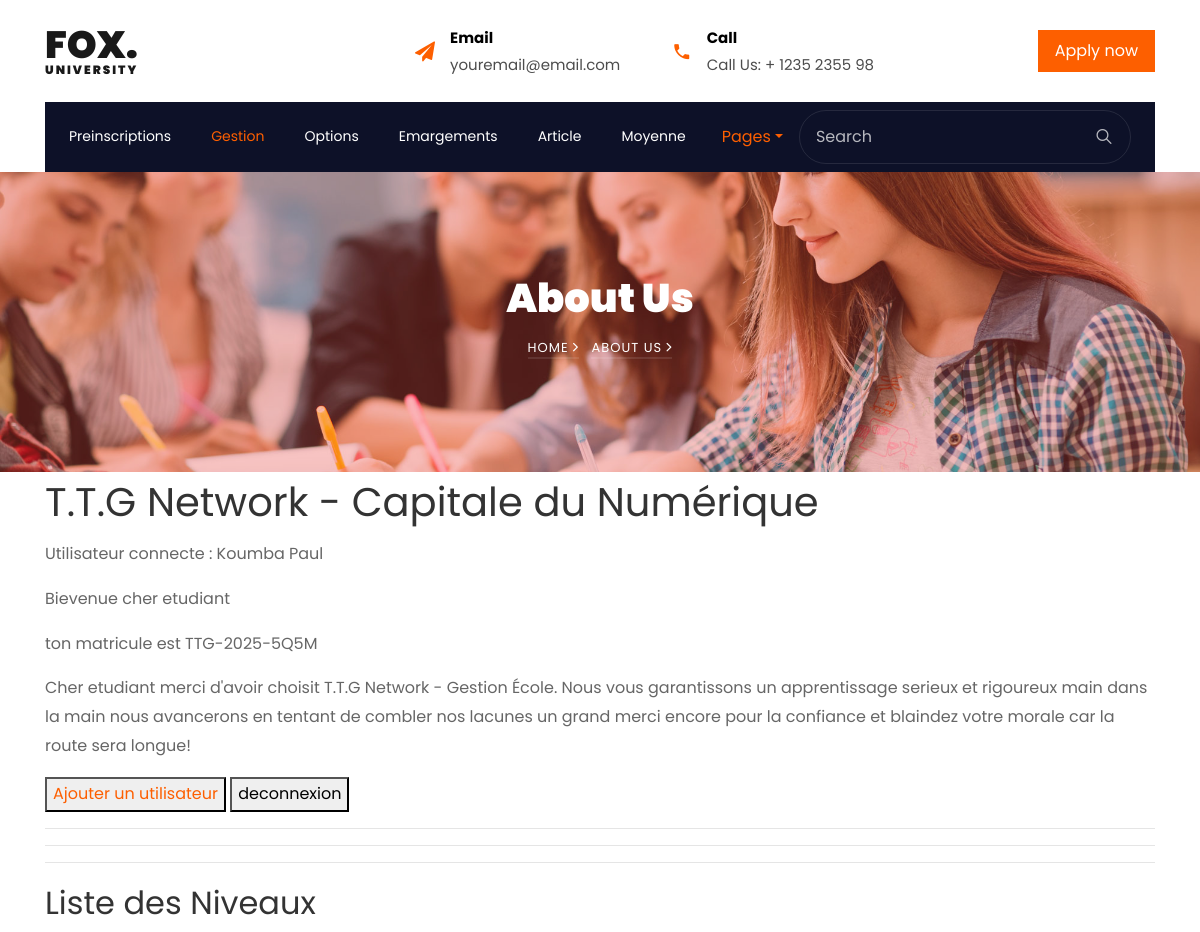
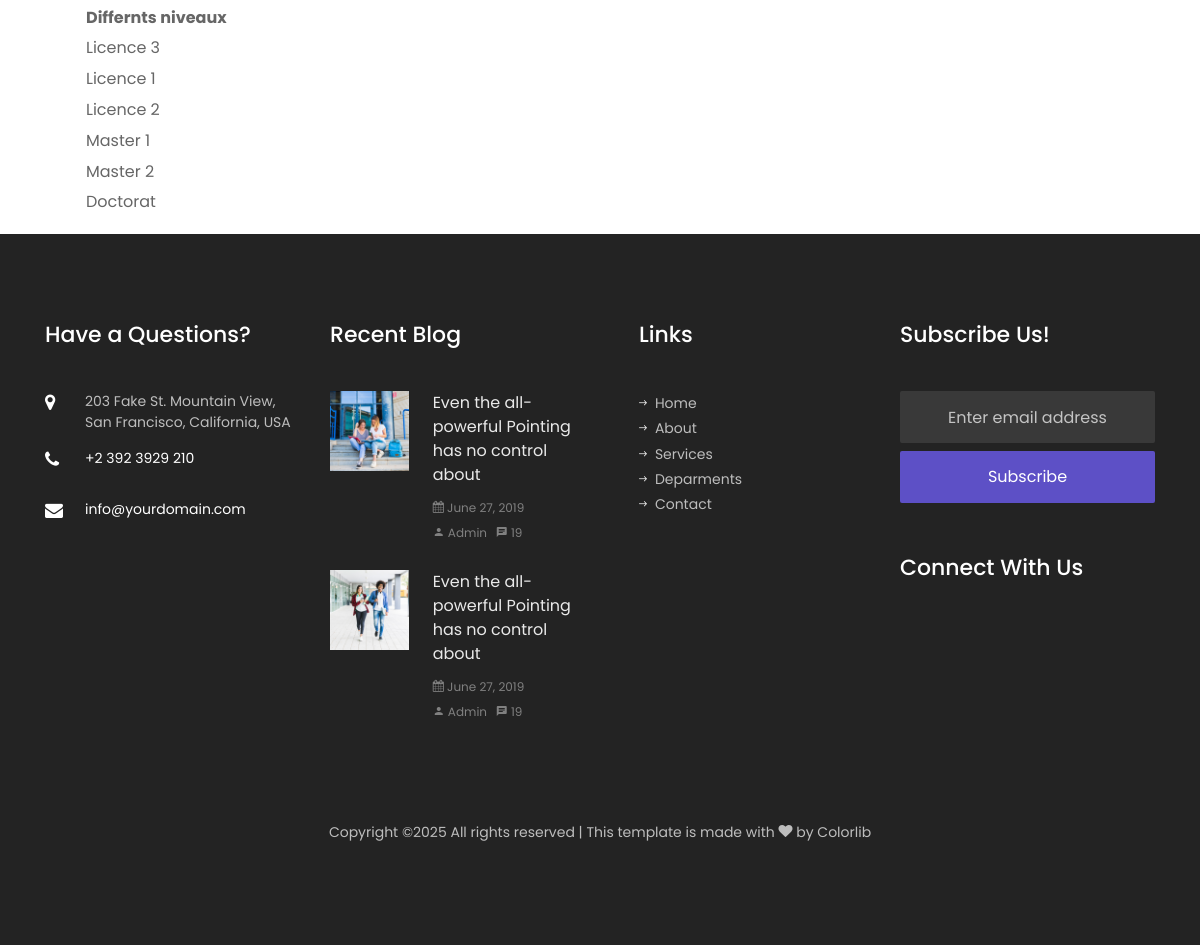
Screenshot of /niveau (signed in) with the database file from the repository (2 pictures, top to bottom).
### Projet_annee/models.py (models this page shows, shortened)
class User(AbstractUser):
    ROLES = (
        ('admin', 'Administrateur'),
        ('formateur', 'Formateur'),
        ('etudiant', 'Étudiant'),
        ('parent', 'Parent'),
    )
    role = models.CharField(max_length=20, choices=ROLES)
    code_formateur = models.CharField(max_length=10, unique=True, null=True, blank=True)
    code_parent = models.CharField(max_length=10, unique=True, null=True, blank=True)
    matricule = models.CharField(max_length=30, unique=True, null=True, blank=True)

class Niveau(models.Model):
    nom = models.CharField(max_length=50)

### Projet_annee/views.py (the view)
# urls.py: path('niveau', views.niveaux_view, name='niveau'),
@login_required
def niveaux_view(request):
    niveaux = Niveau.objects.all()
    return render(request, 'liste_niveaux.html', {'niveaux': niveaux})

### Projet_annee/templates/liste_niveaux.html (shortened to what this page needs)
{% extends "base.html" %}
{% block content %}
  <hr>
  <h2>Liste des Niveaux</h2>
  <ul>
      <table>
        <tr>
          <th>Differnts niveaux</th>
        </tr>
         {% for niveau in niveaux %}
        <tr>
          <td>{{ niveau.nom }}</td>
        </tr>
         {% endfor %}
      </table>
  </ul>
{% endblock %}

### Projet_annee/templates/base.html (shortened to what this page needs)
<!DOCTYPE html>
{% load static  %}
<html lang="en">
  <head>
    <link rel="stylesheet" href="{% static 'css/open-iconic-bootstrap.min.css' %}">
    <link rel="stylesheet" href="{% static 'css/animate.css' %}">
    <link rel="stylesheet" href="{% static 'css/owl.carousel.min.css' %}">
    <link rel="stylesheet" href="{% static 'css/owl.theme.default.min.css' %}">
    <link rel="stylesheet" href="{% static 'css/magnific-popup.css' %}">
    <link rel="stylesheet" href="{% static 'css/aos.css' %}">
    <link rel="stylesheet" href="{% static 'css/ionicons.min.css' %}">
    <link rel="stylesheet" href="{% static 'css/flaticon.css' %}">
    <link rel="stylesheet" href="{% static 'css/icomoon.css' %}">
    <link rel="stylesheet" href="{% static 'css/style.css' %}">
  </head>
  <body>
	  <div class="bg-top navbar-light">
    	<div class="container">
    		<div class="row no-gutters d-flex align-items-center align-items-stretch">
    			<div class="col-md-4 d-flex align-items-center py-4">
    				<a class="navbar-brand" href="index.html">Fox. <span>University</span></a>
    			</div>
	    		<div class="col-lg-8 d-block">
		    		<div class="row d-flex">
					    <div class="col-md d-flex topper align-items-center align-items-stretch py-md-4">
					    	<div class="icon d-flex justify-content-center align-items-center"><span class="icon-paper-plane"></span></div>
					    	<div class="text">
					    		<span>Email</span>
						    	<span>youremail@email.com</span>
						    </div>
					    </div>
					    <div class="col-md d-flex topper align-items-center align-items-stretch py-md-4">
					    	<div class="icon d-flex justify-content-center align-items-center"><span class="icon-phone2"></span></div>
						    <div class="text">
						    	<span>Call</span>
						    	<span>Call Us: + 1235 2355 98</span>
						    </div>
					    </div>
					    <div class="col-md topper d-flex align-items-center justify-content-end">
					    	<p class="mb-0">
					    		<a href="#" class="btn py-2 px-3 btn-primary d-flex align-items-center justify-content-center">
					    			<span>Apply now</span>
					    		</a>
					    	</p>
					    </div>
				    </div>
			    </div>
		    </div>
		  </div>
    </div>
	  <nav class="navbar navbar-expand-lg navbar-dark bg-dark ftco-navbar-light" id="ftco-navbar">
	    <div class="container d-flex align-items-center px-4">
	      <form action="#" class="searchform order-lg-last">
          <div class="form-group d-flex">
            <input type="text" class="form-control pl-3" placeholder="Search">
            <button type="submit" placeholder="" class="form-control search"><span class="ion-ios-search"></span></button>
          </div>
        </form>
	      <div class="collapse navbar-collapse" id="ftco-nav">
	        <ul class="navbar-nav mr-auto">
	        	<li class="nav-item"><a href="{% url 'preinscription' %}" class="nav-link pl-0">Preinscriptions</a></li>
	        	<li class="nav-item active"><a href="{% url 'admin:index' %}" class="nav-link">Gestion</a></li>
	        	<li class="nav-item"><a href="{% url 'options' %}" class="nav-link">Options</a></li>
	        	<li class="nav-item"><a href="{% url 'liste_emargements' %}" class="nav-link">Emargements</a></li>
	        	<li class="nav-item"><a href="{% url 'article' %}" class="nav-link">Article</a></li>
	          <li class="nav-item"><a href="{% url 'recherche_moyenne' %}" class="nav-link">Moyenne</a></li>
	        </ul>
	      </div>
        <div class="nav-item dropdown">
                    <a href="#" class="nav-link dropdown-toggle" data-bs-toggle="dropdown">Pages</a>
	    </div>
	  </nav>
    <section class="hero-wrap hero-wrap-2" style="background-image: url('static/images/bg_1.jpg');">
      <div class="overlay"></div>
      <div class="container">
        <div class="row no-gutters slider-text align-items-center justify-content-center">
          <div class="col-md-9 ftco-animate text-center">
            <h1 class="mb-2 bread">About Us</h1>
            <p class="breadcrumbs"><span class="mr-2"><a href="index.html">Home <i class="ion-ios-arrow-forward"></i></a></span> <span>About us <i class="ion-ios-arrow-forward"></i></span></p>
          </div>
        </div>
      </div>
    </section>
      <section>
          <div class="container border:10px-solid-black ">
    <header>
      <h1>T.T.G Network - Capitale du Numérique</h1>
      <main>
          <p>Utilisateur connecte : {{user}}</p>
            {% if user.is_authenticated %}
            {% if user.role %}
            <p>Bievenue cher {{user.role}} </p>
            {% else %}
            <p>Bievenue cher Admin </p>
            {% endif %}
              {% if user.matricule %}
              <p>ton matricule est {{user.matricule}}</p>
              <p>
                  Cher etudiant merci d'avoir choisit T.T.G Network - Gestion École.
                  Nous vous garantissons un apprentissage serieux et rigoureux main dans
                  la main nous avancerons en tentant de combler nos lacunes un grand merci
                  encore pour la confiance et blaindez votre morale car la route sera longue!
              </p>
              {% endif %}
            {% endif %}
          <button><a href="{% url 'urlregister' %}">Ajouter un utilisateur</a></button>
          <a href="{% url 'urllogout' %}"><button>deconnexion</button></a>
          <hr>
          <hr>
        </main>
    </header>
      </section>
        <div class="container">
          {% block content %}{% endblock %}
        </div>
      <footer class="ftco-footer ftco-bg-dark ftco-section">
      <div class="container">
        <div class="row mb-5">
          <div class="col-md-6 col-lg-3">
            <div class="ftco-footer-widget mb-5">
            	<h2 class="ftco-heading-2">Have a Questions?</h2>
            	<div class="block-23 mb-3">
	              <ul>
	                <li><span class="icon icon-map-marker"></span><span class="text">203 Fake St. Mountain View, San Francisco, California, USA</span></li>
	                <li><a href="#"><span class="icon icon-phone"></span><span class="text">+2 392 3929 210</span></a></li>
	                <li><a href="#"><span class="icon icon-envelope"></span><span class="text">info@yourdomain.com</span></a></li>
	              </ul>
	            </div>
            </div>
          </div>
          <div class="col-md-6 col-lg-3">
            <div class="ftco-footer-widget mb-5">
              <h2 class="ftco-heading-2">Recent Blog</h2>
              <div class="block-21 mb-4 d-flex">
                <a class="blog-img mr-4" style="background-image: url(static/images/image_1.jpg);"></a>
                <div class="text">
                  <h3 class="heading"><a href="#">Even the all-powerful Pointing has no control about</a></h3>
                  <div class="meta">
                    <div><a href="#"><span class="icon-calendar"></span> June 27, 2019</a></div>
                    <div><a href="#"><span class="icon-person"></span> Admin</a></div>
                    <div><a href="#"><span class="icon-chat"></span> 19</a></div>
                  </div>
                </div>
              </div>
              <div class="block-21 mb-5 d-flex">
                <a class="blog-img mr-4" style="background-image: url(static/images/image_2.jpg);"></a>
                <div class="text">
                  <h3 class="heading"><a href="#">Even the all-powerful Pointing has no control about</a></h3>
                  <div class="meta">
                    <div><a href="#"><span class="icon-calendar"></span> June 27, 2019</a></div>
                    <div><a href="#"><span class="icon-person"></span> Admin</a></div>
                    <div><a href="#"><span class="icon-chat"></span> 19</a></div>
                  </div>
                </div>
              </div>
            </div>
          </div>
          <div class="col-md-6 col-lg-3">
            <div class="ftco-footer-widget mb-5 ml-md-4">
              <h2 class="ftco-heading-2">Links</h2>
              <ul class="list-unstyled">
                <li><a href="#"><span class="ion-ios-arrow-round-forward mr-2"></span>Home</a></li>
                <li><a href="#"><span class="ion-ios-arrow-round-forward mr-2"></span>About</a></li>
                <li><a href="#"><span class="ion-ios-arrow-round-forward mr-2"></span>Services</a></li>
                <li><a href="#"><span class="ion-ios-arrow-round-forward mr-2"></span>Deparments</a></li>
                <li><a href="#"><span class="ion-ios-arrow-round-forward mr-2"></span>Contact</a></li>
              </ul>
            </div>
          </div>
          <div class="col-md-6 col-lg-3">
            <div class="ftco-footer-widget mb-5">
            	<h2 class="ftco-heading-2">Subscribe Us!</h2>
              <form action="#" class="subscribe-form">
                <div class="form-group">
                  <input type="text" class="form-control mb-2 text-center" placeholder="Enter email address">
                  <input type="submit" value="Subscribe" class="form-control submit px-3">
                </div>
              </form>
            </div>
            <div class="ftco-footer-widget mb-5">
            	<h2 class="ftco-heading-2 mb-0">Connect With Us</h2>
            	<ul class="ftco-footer-social list-unstyled float-md-left float-lft mt-3">
              </ul>
            </div>
          </div>
        </div>
        <div class="row">
          <div class="col-md-12 text-center">
            <p>
  Copyright &copy;<script>document.write(new Date().getFullYear());</script> All rights reserved | This template is made with <i class="icon-heart" aria-hidden="true"></i> by <a href="https://colorlib.com" target="_blank">Colorlib</a>
  </p>
          </div>
        </div>
      </div>
    </footer>
  </body>
</html>

### Projet_annee/static/css/icomoon.css (style rules this page uses)
[class^="icon-"], [class*=" icon-"] { font-family: 'icomoon' !important; speak: none; font-style: normal; font-weight: normal; font-variant: normal; text-transform: none; line-height: 1; -webkit-font-smoothing: antialiased; -moz-osx-font-smoothing: grayscale; }
.icon-heart:before { content: "\f004"; }
.icon-map-marker:before { content: "\f041"; }
.icon-calendar:before { content: "\f073"; }
.icon-phone:before { content: "\f095"; }
.icon-envelope:before { content: "\f0e0"; }
.icon-paper-plane:before { content: "\f1d8"; }
.icon-phone2:before { content: "\e0cd"; }
.icon-chat:before { content: "\e0b7"; }
.icon-person:before { content: "\e7fd"; }

### rows the page displays
User: username "Koumba Paul", role "etudiant", matricule "TTG-2025-5Q5M"
Niveau: nom "Licence 3"
Niveau: nom "Licence 1"
Niveau: nom "Licence 2"
Niveau: nom "Master 1"
Niveau: nom "Master 2"
Niveau: nom "Doctorat"
